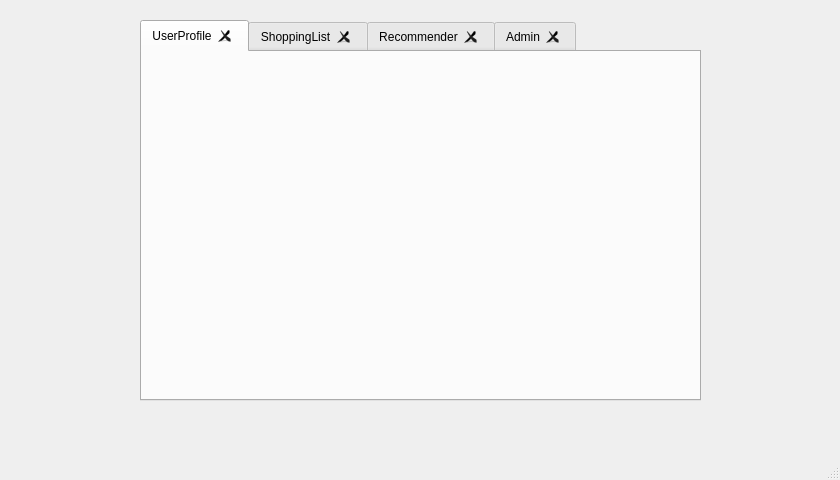
<?xml version="1.0" encoding="UTF-8"?>
<ui version="4.0">
 <class>MainDisplayWindow</class>
 <widget class="QMainWindow" name="MainDisplayWindow">
  <property name="geometry">
   <rect>
    <x>0</x>
    <y>0</y>
    <width>840</width>
    <height>480</height>
   </rect>
  </property>
  <property name="windowTitle">
   <string>MainWindow</string>
  </property>
  <widget class="QWidget" name="centralwidget">
   <widget class="QTabWidget" name="tabLayout">
    <property name="geometry">
     <rect>
      <x>140</x>
      <y>20</y>
      <width>561</width>
      <height>381</height>
     </rect>
    </property>
    <property name="cursor">
     <cursorShape>ArrowCursor</cursorShape>
    </property>
    <property name="mouseTracking">
     <bool>false</bool>
    </property>
    <property name="autoFillBackground">
     <bool>false</bool>
    </property>
    <property name="tabPosition">
     <enum>QTabWidget::North</enum>
    </property>
    <property name="tabShape">
     <enum>QTabWidget::Rounded</enum>
    </property>
    <property name="currentIndex">
     <number>0</number>
    </property>
    <property name="iconSize">
     <size>
      <width>30</width>
      <height>30</height>
     </size>
    </property>
    <property name="elideMode">
     <enum>Qt::ElideNone</enum>
    </property>
    <property name="tabsClosable">
     <bool>true</bool>
    </property>
    <property name="movable">
     <bool>true</bool>
    </property>
    <widget class="QWidget" name="UserProfile">
     <attribute name="title">
      <string>UserProfile</string>
     </attribute>
    </widget>
    <widget class="QWidget" name="ShoppingList">
     <attribute name="title">
      <string>ShoppingList</string>
     </attribute>
     <widget class="QSlider" name="ShoppingList_VolControl">
      <property name="geometry">
       <rect>
        <x>419</x>
        <y>10</y>
        <width>131</width>
        <height>21</height>
       </rect>
      </property>
      <property name="orientation">
       <enum>Qt::Horizontal</enum>
      </property>
     </widget>
     <widget class="QRadioButton" name="ActiveSuggest_Toggle">
      <property name="geometry">
       <rect>
        <x>0</x>
        <y>0</y>
        <width>141</width>
        <height>31</height>
       </rect>
      </property>
      <property name="text">
       <string>ActiveSuggest</string>
      </property>
      <property name="checked">
       <bool>false</bool>
      </property>
      <property name="autoRepeat">
       <bool>false</bool>
      </property>
     </widget>
     <widget class="QCheckBox" name="checkBox">
      <property name="geometry">
       <rect>
        <x>30</x>
        <y>70</y>
        <width>131</width>
        <height>31</height>
       </rect>
      </property>
      <property name="text">
       <string>CheckBox</string>
      </property>
     </widget>
     <widget class="QCheckBox" name="checkBox_2">
      <property name="geometry">
       <rect>
        <x>30</x>
        <y>100</y>
        <width>131</width>
        <height>31</height>
       </rect>
      </property>
      <property name="text">
       <string>CheckBox</string>
      </property>
     </widget>
     <widget class="QCheckBox" name="checkBox_3">
      <property name="geometry">
       <rect>
        <x>30</x>
        <y>160</y>
        <width>131</width>
        <height>31</height>
       </rect>
      </property>
      <property name="text">
       <string>CheckBox</string>
      </property>
     </widget>
     <widget class="QCheckBox" name="checkBox_4">
      <property name="geometry">
       <rect>
        <x>30</x>
        <y>190</y>
        <width>131</width>
        <height>31</height>
       </rect>
      </property>
      <property name="text">
       <string>CheckBox</string>
      </property>
     </widget>
     <widget class="QCheckBox" name="checkBox_5">
      <property name="geometry">
       <rect>
        <x>30</x>
        <y>130</y>
        <width>131</width>
        <height>31</height>
       </rect>
      </property>
      <property name="text">
       <string>CheckBox</string>
      </property>
     </widget>
     <widget class="QCheckBox" name="checkBox_6">
      <property name="geometry">
       <rect>
        <x>30</x>
        <y>220</y>
        <width>131</width>
        <height>31</height>
       </rect>
      </property>
      <property name="text">
       <string>CheckBox</string>
      </property>
     </widget>
     <widget class="QCheckBox" name="checkBox_7">
      <property name="geometry">
       <rect>
        <x>30</x>
        <y>250</y>
        <width>131</width>
        <height>31</height>
       </rect>
      </property>
      <property name="text">
       <string>CheckBox</string>
      </property>
     </widget>
    </widget>
    <widget class="QWidget" name="Recommender">
     <attribute name="title">
      <string>Recommender</string>
     </attribute>
     <widget class="QScrollArea" name="scrollArea">
      <property name="geometry">
       <rect>
        <x>0</x>
        <y>0</y>
        <width>561</width>
        <height>351</height>
       </rect>
      </property>
      <property name="widgetResizable">
       <bool>true</bool>
      </property>
      <widget class="QWidget" name="scrollAreaWidgetContents">
       <property name="geometry">
        <rect>
         <x>0</x>
         <y>0</y>
         <width>559</width>
         <height>349</height>
        </rect>
       </property>
       <widget class="QSlider" name="Recommender_VolControl">
        <property name="geometry">
         <rect>
          <x>410</x>
          <y>10</y>
          <width>131</width>
          <height>21</height>
         </rect>
        </property>
        <property name="orientation">
         <enum>Qt::Horizontal</enum>
        </property>
       </widget>
       <widget class="QLabel" name="label">
        <property name="geometry">
         <rect>
          <x>20</x>
          <y>50</y>
          <width>70</width>
          <height>70</height>
         </rect>
        </property>
        <property name="text">
         <string>TextLabel</string>
        </property>
       </widget>
       <widget class="QLabel" name="label_2">
        <property name="geometry">
         <rect>
          <x>120</x>
          <y>50</y>
          <width>70</width>
          <height>70</height>
         </rect>
        </property>
        <property name="text">
         <string>TextLabel</string>
        </property>
       </widget>
       <widget class="QLabel" name="label_3">
        <property name="geometry">
         <rect>
          <x>100</x>
          <y>75</y>
          <width>16</width>
          <height>17</height>
         </rect>
        </property>
        <property name="text">
         <string>+</string>
        </property>
       </widget>
       <widget class="QLabel" name="label_4">
        <property name="geometry">
         <rect>
          <x>20</x>
          <y>150</y>
          <width>70</width>
          <height>70</height>
         </rect>
        </property>
        <property name="text">
         <string>TextLabel</string>
        </property>
       </widget>
       <widget class="QLabel" name="label_5">
        <property name="geometry">
         <rect>
          <x>100</x>
          <y>150</y>
          <width>70</width>
          <height>70</height>
         </rect>
        </property>
        <property name="text">
         <string>TextLabel</string>
        </property>
       </widget>
       <widget class="QLabel" name="label_6">
        <property name="geometry">
         <rect>
          <x>180</x>
          <y>150</y>
          <width>70</width>
          <height>70</height>
         </rect>
        </property>
        <property name="text">
         <string>TextLabel</string>
        </property>
       </widget>
       <widget class="QLabel" name="label_7">
        <property name="geometry">
         <rect>
          <x>260</x>
          <y>150</y>
          <width>70</width>
          <height>70</height>
         </rect>
        </property>
        <property name="text">
         <string>TextLabel</string>
        </property>
       </widget>
       <widget class="QLabel" name="label_8">
        <property name="geometry">
         <rect>
          <x>340</x>
          <y>150</y>
          <width>70</width>
          <height>70</height>
         </rect>
        </property>
        <property name="text">
         <string>TextLabel</string>
        </property>
       </widget>
       <widget class="QLabel" name="label_9">
        <property name="geometry">
         <rect>
          <x>420</x>
          <y>150</y>
          <width>70</width>
          <height>70</height>
         </rect>
        </property>
        <property name="text">
         <string>TextLabel</string>
        </property>
       </widget>
       <widget class="QLabel" name="label_19">
        <property name="geometry">
         <rect>
          <x>20</x>
          <y>310</y>
          <width>70</width>
          <height>70</height>
         </rect>
        </property>
        <property name="text">
         <string>TextLabel</string>
        </property>
       </widget>
       <widget class="QLabel" name="label_20">
        <property name="geometry">
         <rect>
          <x>20</x>
          <y>210</y>
          <width>70</width>
          <height>70</height>
         </rect>
        </property>
        <property name="text">
         <string>TextLabel</string>
        </property>
       </widget>
       <widget class="QLabel" name="label_21">
        <property name="geometry">
         <rect>
          <x>100</x>
          <y>310</y>
          <width>70</width>
          <height>70</height>
         </rect>
        </property>
        <property name="text">
         <string>TextLabel</string>
        </property>
       </widget>
       <widget class="QLabel" name="label_22">
        <property name="geometry">
         <rect>
          <x>180</x>
          <y>310</y>
          <width>70</width>
          <height>70</height>
         </rect>
        </property>
        <property name="text">
         <string>TextLabel</string>
        </property>
       </widget>
       <widget class="QLabel" name="label_23">
        <property name="geometry">
         <rect>
          <x>260</x>
          <y>310</y>
          <width>70</width>
          <height>70</height>
         </rect>
        </property>
        <property name="text">
         <string>TextLabel</string>
        </property>
       </widget>
       <widget class="QLabel" name="label_24">
        <property name="geometry">
         <rect>
          <x>340</x>
          <y>310</y>
          <width>70</width>
          <height>70</height>
         </rect>
        </property>
        <property name="text">
         <string>TextLabel</string>
        </property>
       </widget>
       <widget class="QLabel" name="label_25">
        <property name="geometry">
         <rect>
          <x>120</x>
          <y>210</y>
          <width>70</width>
          <height>70</height>
         </rect>
        </property>
        <property name="text">
         <string>TextLabel</string>
        </property>
       </widget>
       <widget class="QLabel" name="label_26">
        <property name="geometry">
         <rect>
          <x>100</x>
          <y>235</y>
          <width>16</width>
          <height>17</height>
         </rect>
        </property>
        <property name="text">
         <string>+</string>
        </property>
       </widget>
       <widget class="QLabel" name="label_27">
        <property name="geometry">
         <rect>
          <x>420</x>
          <y>310</y>
          <width>70</width>
          <height>70</height>
         </rect>
        </property>
        <property name="text">
         <string>TextLabel</string>
        </property>
       </widget>
      </widget>
     </widget>
    </widget>
    <widget class="QWidget" name="Admin">
     <attribute name="title">
      <string>Admin</string>
     </attribute>
     <widget class="QLineEdit" name="Username_Edit">
      <property name="geometry">
       <rect>
        <x>260</x>
        <y>90</y>
        <width>113</width>
        <height>27</height>
       </rect>
      </property>
     </widget>
     <widget class="QLabel" name="Username_Label">
      <property name="geometry">
       <rect>
        <x>140</x>
        <y>90</y>
        <width>111</width>
        <height>31</height>
       </rect>
      </property>
      <property name="text">
       <string>Username</string>
      </property>
     </widget>
     <widget class="QLabel" name="Password_Label">
      <property name="geometry">
       <rect>
        <x>140</x>
        <y>120</y>
        <width>111</width>
        <height>31</height>
       </rect>
      </property>
      <property name="text">
       <string>Password</string>
      </property>
     </widget>
     <widget class="QLineEdit" name="Password_Edit">
      <property name="geometry">
       <rect>
        <x>260</x>
        <y>120</y>
        <width>113</width>
        <height>27</height>
       </rect>
      </property>
     </widget>
     <widget class="QPushButton" name="Admin_PushButton">
      <property name="geometry">
       <rect>
        <x>220</x>
        <y>160</y>
        <width>99</width>
        <height>27</height>
       </rect>
      </property>
      <property name="sizePolicy">
       <sizepolicy hsizetype="Minimum" vsizetype="Fixed">
        <horstretch>0</horstretch>
        <verstretch>0</verstretch>
       </sizepolicy>
      </property>
      <property name="text">
       <string>Login</string>
      </property>
     </widget>
    </widget>
   </widget>
  </widget>
  <widget class="QMenuBar" name="menubar">
   <property name="geometry">
    <rect>
     <x>0</x>
     <y>0</y>
     <width>840</width>
     <height>25</height>
    </rect>
   </property>
  </widget>
  <widget class="QStatusBar" name="statusbar"/>
 </widget>
 <resources/>
 <connections/>
</ui>
